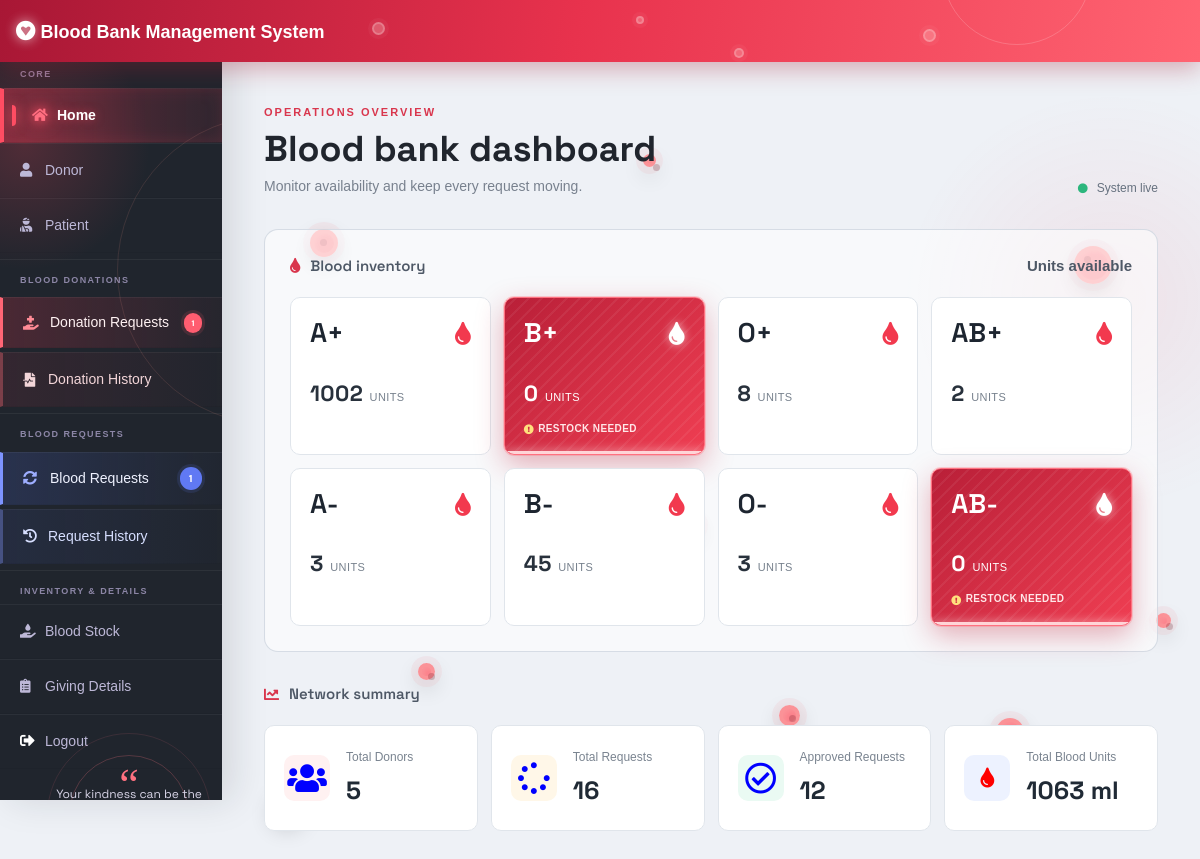
Before: /admin-dashboard (signed in) with the older database file.
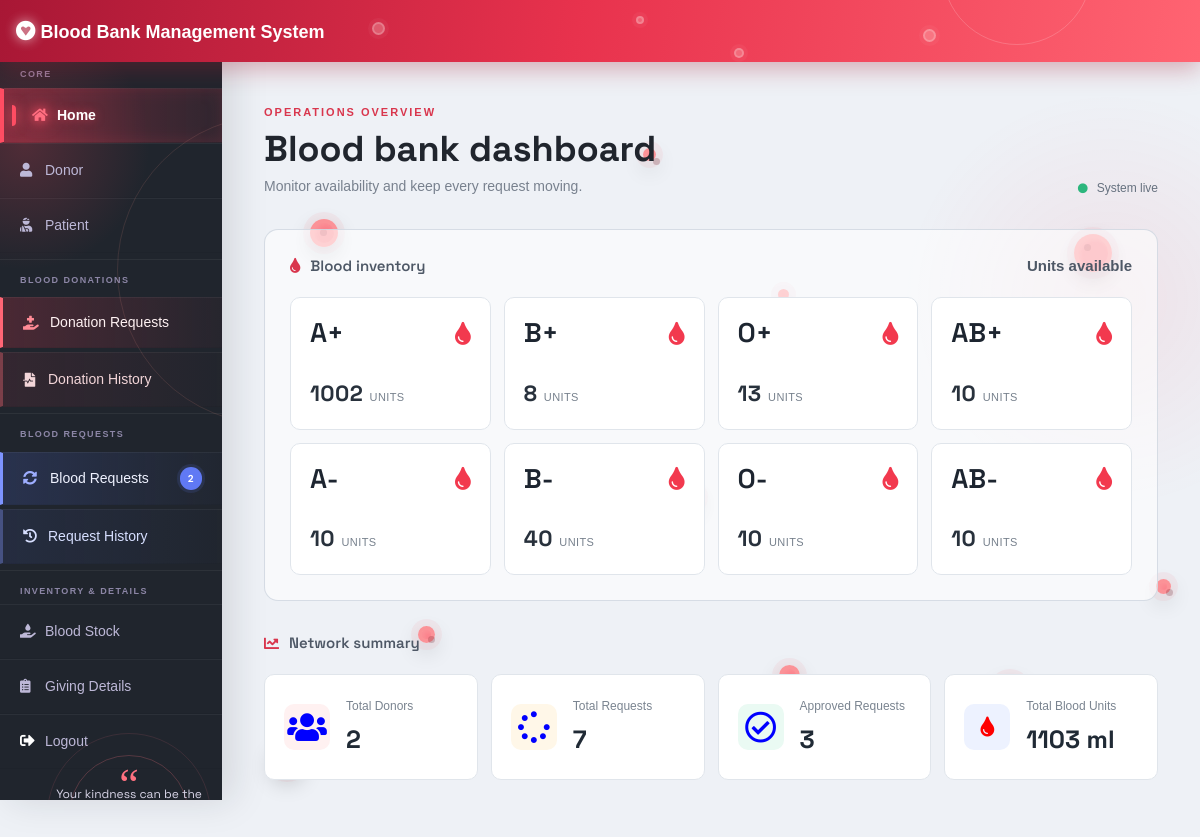
After: the same page with the newer database file.
### blood/models.py (models this page shows, shortened)
class Stock(models.Model):
    bloodgroup=models.CharField(max_length=10)
    unit=models.PositiveIntegerField(default=0)

### blood/views.py (the view)
# urls.py: path('admin-dashboard', views.admin_dashboard_view,name='admin-dashboard'),
@login_required(login_url='adminlogin')
def admin_dashboard_view(request):
    totalunit=models.Stock.objects.aggregate(Sum('unit'))
    dict={
        'A1':models.Stock.objects.get(bloodgroup="A+"),
        'A2':models.Stock.objects.get(bloodgroup="A-"),
        'B1':models.Stock.objects.get(bloodgroup="B+"),
        'B2':models.Stock.objects.get(bloodgroup="B-"),
        'AB1':models.Stock.objects.get(bloodgroup="AB+"),
        'AB2':models.Stock.objects.get(bloodgroup="AB-"),
        'O1':models.Stock.objects.get(bloodgroup="O+"),
        'O2':models.Stock.objects.get(bloodgroup="O-"),
        'totaldonors':dmodels.Donor.objects.all().count(),
        'totalbloodunit':totalunit['unit__sum'],
        'totalrequest':models.BloodRequest.objects.all().count(),
        'totalapprovedrequest':models.BloodRequest.objects.all().filter(status='Approved').count()
    }
    return render(request,'blood/admin_dashboard.html',context=dict)

### blood/context_processors.py (called while the page is built)
def pending_donations(request):
    if not request.user.is_authenticated:
        return {
            'pending_donation_count': 0,
            'pending_blood_request_count': 0,
        }
    return {
        'pending_donation_count': BloodDonate.objects.filter(status='Pending').count(),
        'pending_blood_request_count': BloodRequest.objects.filter(status='Pending').count(),
    }

### templates/blood/admin_dashboard.html (shortened to what this page needs)
{% extends 'blood/adminbase.html' %}
{% block content %}
<div class="dashboard-main">
    {% include "blood/login_cells.html" %}
    <div class="dashboard-content">
        <div class="dashboard-heading">
            <div><div class="dashboard-kicker">Operations overview</div><h1>Blood bank dashboard</h1><p>Monitor availability and keep every request moving.</p></div>
            <div class="dashboard-pulse"><i class="fas fa-circle"></i> System live</div>
        </div>
        <section class="inventory-section">
            <div class="section-label"><i class="fas fa-tint"></i> Blood inventory <span class="ml-auto">Units available</span></div>
            <div class="blood-grid">
                <article class="blood-card "><div class="blood-card-top"><h3>A+</h3><i class="fas fa-tint blood-icon"></i></div><div class="blood-unit"><strong>{{A1.unit}}</strong> units</div></article>
                <article class="blood-card {% if not B1.unit %}out-of-stock{% endif %}"><div class="blood-card-top"><h3>B+</h3><i class="fas fa-tint blood-icon"></i></div><div class="blood-unit"><strong>{{B1.unit}}</strong> units</div>{% if not B1.unit %}<div class="stock-status"><i class="fas fa-exclamation-circle"></i> Restock needed</div>{% endif %}</article>
                <article class="blood-card "><div class="blood-card-top"><h3>O+</h3><i class="fas fa-tint blood-icon"></i></div><div class="blood-unit"><strong>{{O1.unit}}</strong> units</div></article>
                <article class="blood-card "><div class="blood-card-top"><h3>AB+</h3><i class="fas fa-tint blood-icon"></i></div><div class="blood-unit"><strong>{{AB1.unit}}</strong> units</div></article>
                <article class="blood-card "><div class="blood-card-top"><h3>A-</h3><i class="fas fa-tint blood-icon"></i></div><div class="blood-unit"><strong>{{A2.unit}}</strong> units</div></article>
                <article class="blood-card "><div class="blood-card-top"><h3>B-</h3><i class="fas fa-tint blood-icon"></i></div><div class="blood-unit"><strong>{{B2.unit}}</strong> units</div></article>
                <article class="blood-card "><div class="blood-card-top"><h3>O-</h3><i class="fas fa-tint blood-icon"></i></div><div class="blood-unit"><strong>{{O2.unit}}</strong> units</div></article>
                <article class="blood-card {% if not AB2.unit %}out-of-stock{% endif %}"><div class="blood-card-top"><h3>AB-</h3><i class="fas fa-tint blood-icon"></i></div><div class="blood-unit"><strong>{{AB2.unit}}</strong> units</div>{% if not AB2.unit %}<div class="stock-status"><i class="fas fa-exclamation-circle"></i> Restock needed</div>{% endif %}</article>
            </div>
        </section>
        <section class="summary-section">
            <div class="section-label"><i class="fas fa-chart-line"></i> Network summary</div>
            <div class="summary-grid">
                <article class="summary-card"><div class="summary-icon"><i class="fas fa-users"></i></div><div><p>Total Donors</p><strong>{{totaldonors}}</strong></div></article>
                <article class="summary-card"><div class="summary-icon"><i class="fas fa-spinner"></i></div><div><p>Total Requests</p><strong>{{totalrequest}}</strong></div></article>
                <article class="summary-card"><div class="summary-icon"><i class="far fa-check-circle"></i></div><div><p>Approved Requests</p><strong>{{totalapprovedrequest}}</strong></div></article>
                <article class="summary-card"><div class="summary-icon"><i class="fas fa-tint"></i></div><div><p>Total Blood Units</p><strong>{{totalbloodunit|default:0}} ml</strong></div></article>
            </div>
        </section>
    </div>
</div>
{% endblock content %}

Changed rows visible on the page:
changed Stock (number 2 of 8 on the later page): unit "0" → "8"
changed Stock (number 3 of 8 on the later page): unit "8" → "13"
changed Stock (number 4 of 8 on the later page): unit "2" → "10"
changed Stock (number 5 of 8 on the later page): unit "3" → "10"
changed Stock (number 6 of 8 on the later page): unit "45" → "40"
changed Stock (number 7 of 8 on the later page): unit "3" → "10"
changed Stock (number 8 of 8 on the later page): unit "0" → "10"
Other visible differences:
{{ pending_blood_request_count }}: "1" → "2"
{{ totaldonors }}: "5" → "2"
{{ totalrequest }}: "16" → "7"
{{ totalapprovedrequest }}: "12" → "3"
{{ totalbloodunit|default:0 }}: "1063" → "1103"
{{ pending_donation_count }}: "1" → (not shown)
text no longer shown: "RESTOCK NEEDED RESTOCK NEEDED"
